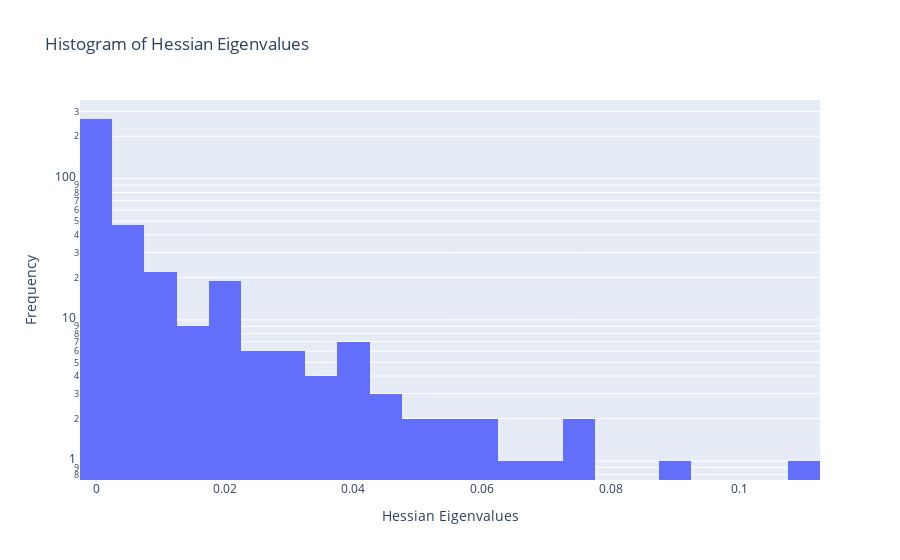

Here is the notebook cell this chart was saved with:
### Markdown cell above
## Hessian and functional rank

### Code cell
# Assuming the input distribution is sampled uniformly from the input ball, this
# will be the average of the empirical loss
def make_population_loss_fn2(true_param):
    first_linear = true_param['deep_linear_network/linear']['w']
    input_dim = first_linear.shape[0]
    true_prod = np.eye(input_dim)
    for p in true_param.values():
        true_prod = true_prod @ p['w']
        output_dim = p['w'].shape[1]
    def population_loss(param):
        prod = jnp.eye(input_dim)
        for p in param.values():
            prod = prod @ p['w']
        Q = true_prod - prod
        return jnp.sum(Q*Q) / ((input_dim+2) * output_dim)
    return population_loss

def pack_params(params):
    params_flat, treedef = jax.tree_util.tree_flatten(params)
    shapes = [p.shape for p in params_flat]
    indices = np.cumsum([p.size for p in params_flat])
    params_packed = jnp.concatenate([jnp.ravel(p) for p in params_flat])
    pack_info = (treedef, shapes, indices)
    return params_packed, pack_info

def unpack_params(params_packed, pack_info):
    treedef, shapes, indices = pack_info
    params_split = jnp.split(params_packed, indices)
    params_flat = [jnp.reshape(p, shape) for p, shape in zip(params_split, shapes)]
    params = jax.tree_util.tree_unflatten(treedef, params_flat)
    return params

# Hessian
true_param_packed, pack_info = pack_params(true_param)
loss_fn = lambda p_packed: make_population_loss_fn2(true_param)(unpack_params(p_packed, pack_info))

hessian = np.asarray(jax.hessian(loss_fn)(true_param_packed))
eigvals = np.linalg.eigvalsh(hessian)
fig = go.Figure(data=[go.Histogram(x=eigvals)])
fig.update_layout(
    title="Histogram of Hessian Eigenvalues", 
    xaxis_title="Hessian Eigenvalues", 
    yaxis_title="Frequency", 
    yaxis_type="log",
    # xaxis_type="log"
)

### Figure 1 — Plotly figure (JSON) as saved in the notebook; plotly's stock layout.template omitted (floating-point values rounded to 4 significant figures; data arrays with more than 128 entries replaced by an {"elided": "..."} marker saying what was removed)
{"data": [{"type": "histogram", "x": {"elided": "400 float values"}}], "layout": {"title": {"text": "Histogram of Hessian Eigenvalues"}, "xaxis": {"title": {"text": "Hessian Eigenvalues"}}, "yaxis": {"title": {"text": "Frequency"}, "type": "log"}}}
